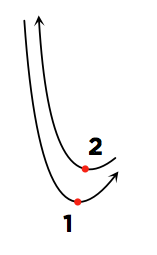
#> input picture research/hand_tracking_web/assets/reference_2_4.png, 157 x 255 px, found by its file name
$ python find_anchors.py
#> lines starting #> are read from the running program, lines starting #| are printed output that depends on the picture; after the words box and inside, x2 and y2 are one past the last pixel; in counts of white or black regions, pixels touching at a corner belong together; long printed decimals are rounded
"""Throwaway: find the two red dot centroids in reference_2_4.png (pixel
space) so index.html can map the image onto REFERENCE[2]'s logical space
via a solved uniform-scale + translation, instead of a rough bounding-box
fit."""
import cv2
import numpy as np

path = "D:/VS Code/Swinger/research/hand_tracking_web/assets/reference_2_4.png"
img = cv2.imread(path)
#> img is the input picture: shape (255, 157, 3); mean B, G, R 247.9, 247.9, 248.4
print("image shape (h, w, c):", img.shape)
#| image shape (h, w, c): (255, 157, 3)
hsv = cv2.cvtColor(img, cv2.COLOR_BGR2HSV)
#> hsv: shape (255, 157, 3); mean H, S, V 0.2, 1, 248.5

# Red wraps hue 0/179 -- two ranges, same approach as live_position_view.py's
# _hue_ranges().
lower1 = np.array([0, 80, 80]); upper1 = np.array([10, 255, 255])
lower2 = np.array([170, 80, 80]); upper2 = np.array([179, 255, 255])
mask = cv2.inRange(hsv, lower1, upper1) | cv2.inRange(hsv, lower2, upper2)
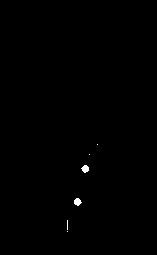
#> mask: shape (255, 157); 0.25% white; 6 white regions (4 under 20 px)

contours, _ = cv2.findContours(mask, cv2.RETR_EXTERNAL, cv2.CHAIN_APPROX_SIMPLE)
#> contours = 6 contours, 4 with area under 20; largest, box (x1, y1, x2, y2) and area: (74, 198, 82, 206) 34, (81, 165, 89, 173) 34
contours = sorted(contours, key=cv2.contourArea, reverse=True)[:2]
#> contours = 2 contours; box (x1, y1, x2, y2) and area: (74, 198, 82, 206) 34, (81, 165, 89, 173) 34
centroids = []
for c in contours:
    M = cv2.moments(c)
    cx = M["m10"] / M["m00"]
    cy = M["m01"] / M["m00"]
    centroids.append((cx, cy, cv2.contourArea(c)))
#> this loop made 2 passes
#> (cx, cy) on passes 1 to 2: (77.13, 201.4), (84.87, 168.4)
#> after the loop, centroids = [(77.13, 201.4, 34), (84.87, 168.4, 34)]

# Sort by y (image space) descending -- beat 1 (lower point == larger y)
# comes before beat 2.
centroids.sort(key=lambda p: -p[1])
print("found", len(centroids), "red blobs (x_px, y_px, area):")
#| found 2 red blobs (x_px, y_px, area):
for c in centroids:
    print(" ", c)
#> this loop made 2 passes
#|   (77.127, 201.426, 34.0)
#|   (84.873, 168.397, 34.0)

$ run again, with research/hand_tracking_web/assets/reference_24.png copied over research/hand_tracking_web/assets/reference_2_4.png
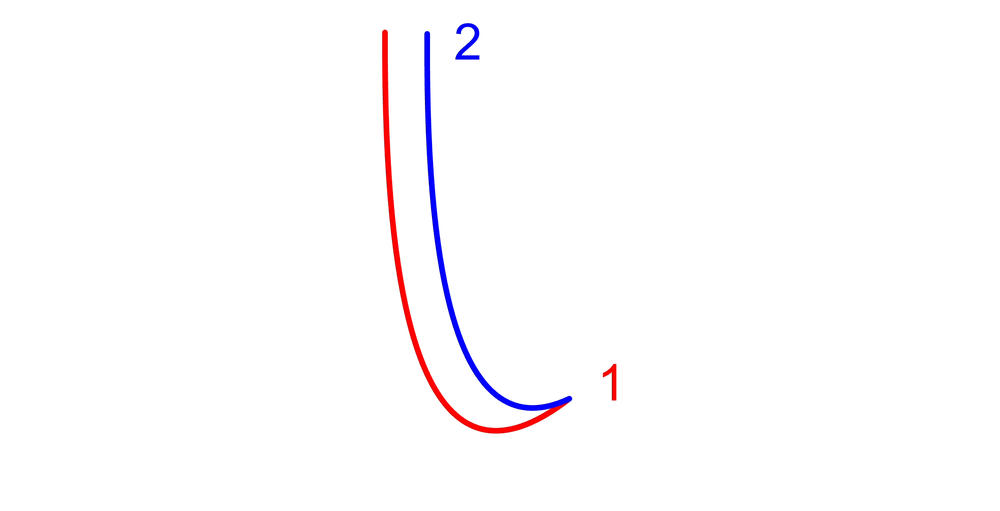
#> input picture research/hand_tracking_web/assets/reference_24.png, 1000 x 511 px, shrunk from 2558 x 1306 before the run, found by its file name
#> img is the input picture: shape (511, 1000, 3); mean B, G, R 253.4, 252, 253.5
#| image shape (h, w, c): (511, 1000, 3)
#> hsv: shape (511, 1000, 3); mean H, S, V 1.2, 3, 254.9
#> `mask = cv2.inRange(hsv, lower1, upper1) | cv2.inRange(hsv, lower2, upp..`:
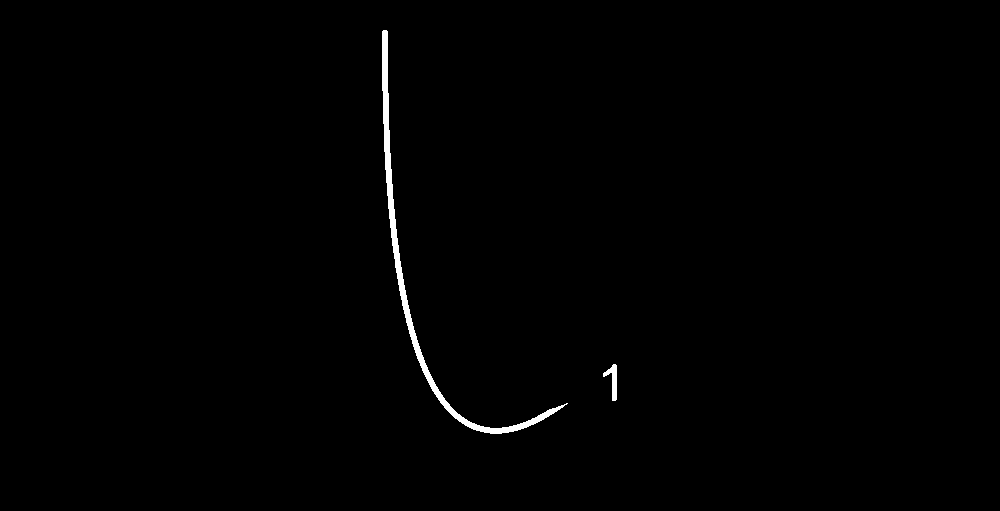
#> mask: shape (511, 1000); 0.64% white; 2 white regions
#> contours = 2 contours; box (x1, y1, x2, y2) and area: (382, 30, 568, 434) 2535, (603, 364, 617, 401) 180
#> the loop `for c in contours:` made 2 passes
#> (cx, cy) on passes 1 to 2: (424.4, 271.2), (612.7, 379.9)
#> after the loop `for c in contours:`: centroids = [(424.4, 271.2, 2535), (612.7, 379.9, 180.5)]
#| found 2 red blobs (x_px, y_px, area):
#> the loop `for c in centroids:` made 2 passes
#> (printed output is left out)

$ run again, with research/hand_tracking_web/assets/reference_34.png copied over research/hand_tracking_web/assets/reference_2_4.png
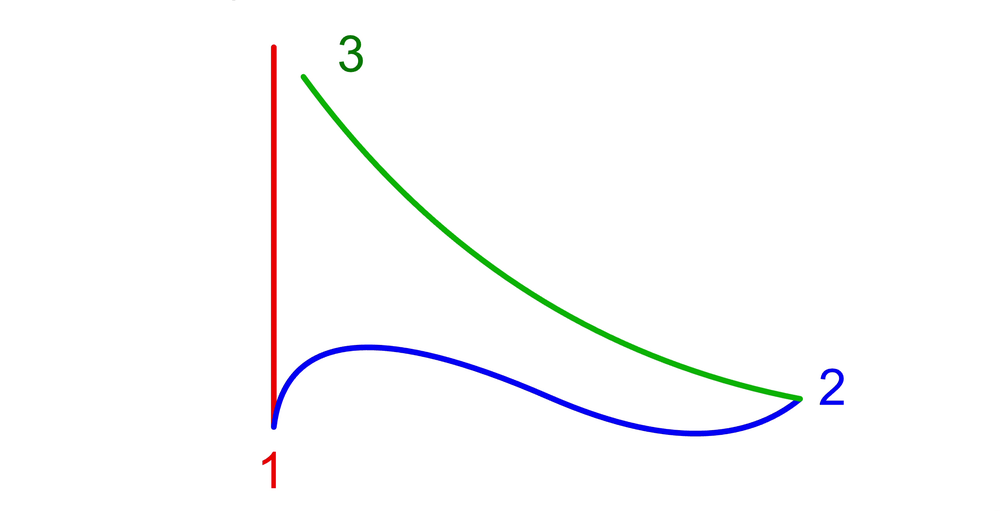
#> input picture research/hand_tracking_web/assets/reference_34.png, 1000 x 511 px, shrunk from 2558 x 1308 before the run, found by its file name
#> img is the input picture: shape (511, 1000, 3); mean B, G, R 251.9, 251.4, 251.2
#| image shape (h, w, c): (511, 1000, 3)
#> hsv: shape (511, 1000, 3); mean H, S, V 2.5, 4.7, 254.1
#> `mask = cv2.inRange(hsv, lower1, upper1) | cv2.inRange(hsv, lower2, upp..`:
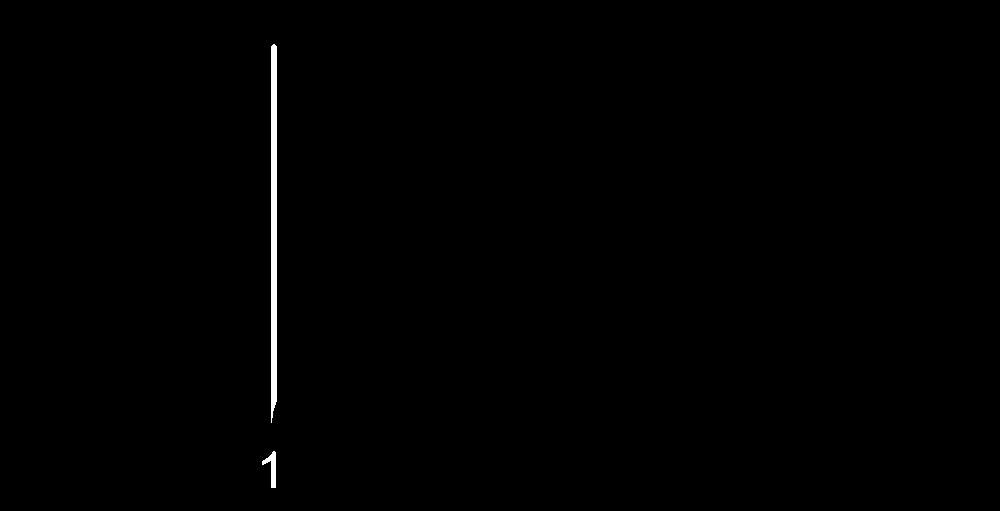
#> mask: shape (511, 1000); 0.47% white; 2 white regions
#> contours = 2 contours; box (x1, y1, x2, y2) and area: (271, 44, 277, 423) 1818, (262, 451, 276, 488) 178
#> the loop `for c in contours:` made 2 passes
#> (cx, cy) on passes 1 to 2: (273.5, 226.6), (271.7, 467.3)
#> after the loop `for c in contours:`: centroids = [(273.5, 226.6, 1817.5), (271.7, 467.3, 178.5)]
#| found 2 red blobs (x_px, y_px, area):
#> the loop `for c in centroids:` made 2 passes
#> (printed output is left out)

$ run again, with research/hand_tracking_web/assets/reference_44.png copied over research/hand_tracking_web/assets/reference_2_4.png
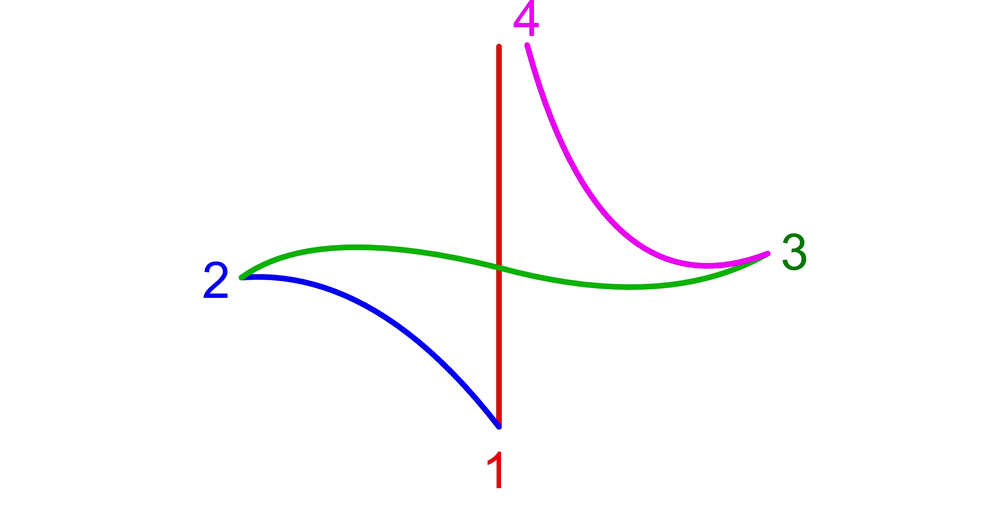
#> input picture research/hand_tracking_web/assets/reference_44.png, 1000 x 511 px, shrunk from 2558 x 1306 before the run, found by its file name
#> img is the input picture: shape (511, 1000, 3); mean B, G, R 252.1, 251, 252.1
#| image shape (h, w, c): (511, 1000, 3)
#> hsv: shape (511, 1000, 3); mean H, S, V 3, 4.9, 254.1
#> `mask = cv2.inRange(hsv, lower1, upper1) | cv2.inRange(hsv, lower2, upp..`:
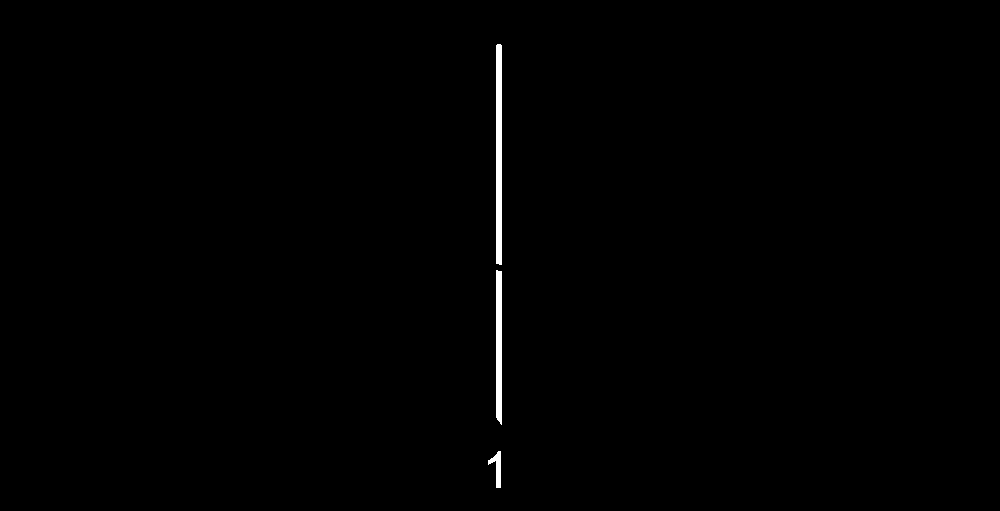
#> mask: shape (511, 1000); 0.48% white; 3 white regions
#> `contours, _ = cv2.findContours(mask, cv2.RETR_EXTERNAL, cv2.CHAIN_APPR..`: contours = 3 contours; box (x1, y1, x2, y2) and area: (496, 44, 502, 265) 1096, (496, 270, 502, 425) 749, (488, 451, 501, 488) 176
#> `contours = sorted(contours, key=cv2.contourArea, reverse=True)[:2]`: contours = 2 contours; box (x1, y1, x2, y2) and area: (496, 44, 502, 265) 1096, (496, 270, 502, 425) 749
#> the loop `for c in contours:` made 2 passes
#> (cx, cy) on passes 1 to 2: (498.5, 153.9), (498.5, 345.6)
#> after the loop `for c in contours:`: centroids = [(498.5, 153.9, 1096.5), (498.5, 345.6, 749)]
#| found 2 red blobs (x_px, y_px, area):
#> the loop `for c in centroids:` made 2 passes
#> (printed output is left out)
